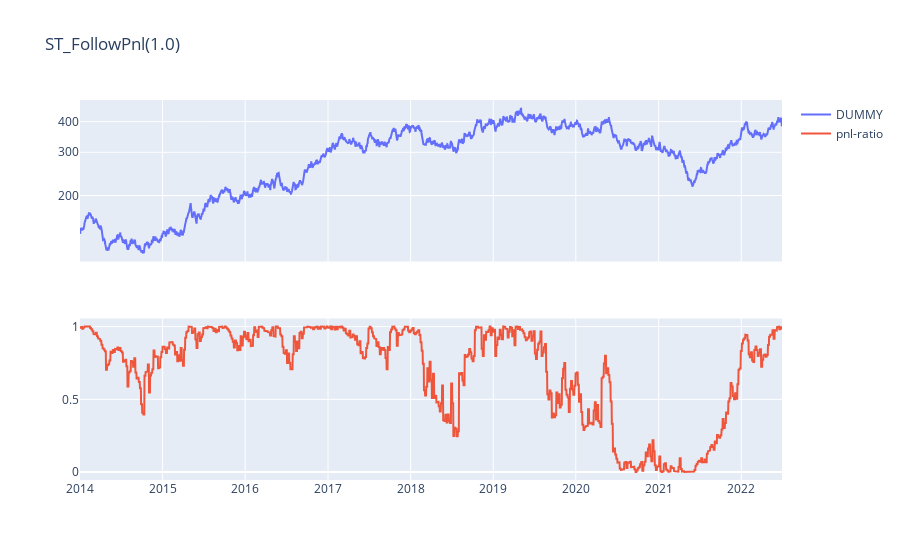

Source (notebook cell):
### Markdown cell above
## Evaluation

### Code cell
results['ST_FollowPnl(1.0)'].journals['pnl-ratio'].ffill.plot_line_under_price(SYMBOL)

### Figure 1 — Plotly figure (JSON) as saved in the notebook; plotly's stock layout.template omitted (floating-point values rounded to 4 significant figures; data arrays with more than 128 entries replaced by an {"elided": "..."} marker saying what was removed)
{"data": [{"name": "DUMMY", "type": "scatter", "x": {"elided": "3103 str values"}, "xaxis": "x", "y": {"elided": "3103 float values"}, "yaxis": "y"}, {"mode": "lines", "name": "pnl-ratio", "type": "scatter", "x": {"elided": "3103 str values"}, "xaxis": "x2", "y": {"elided": "3103 float values"}, "yaxis": "y2"}], "layout": {"title": {"text": "ST_FollowPnl(1.0)"}, "xaxis": {"anchor": "y", "domain": [0, 1], "matches": "x2", "showticklabels": false}, "xaxis2": {"anchor": "y2", "domain": [0, 1]}, "yaxis": {"anchor": "x", "domain": [0.575, 1], "type": "log"}, "yaxis2": {"anchor": "x2", "domain": [0, 0.425]}}}
